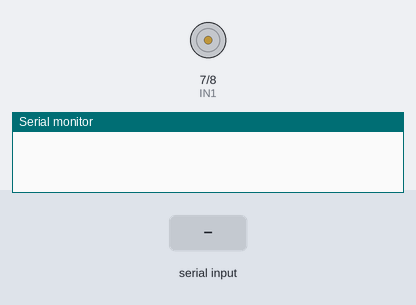
This sketch was run on a simulated Arduino Uno, built with avr-gcc and run on an emulated ATmega328P. Parts: motor-driver pin pairs drawn as motors (green arrow = first pin HIGH = forward, orange = second pin HIGH = backward, longer = more drive, scaled by the enable pin), the last lines printed to the serial monitor. The test bench sets the inputs (shaded band).

Above: at 1.2 s.
1.3 s: "1" received over the second serial link
At 1.8 s:
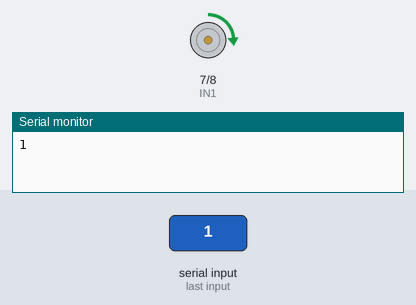
2.8 s: "0" received over the second serial link
At 4.3 s:
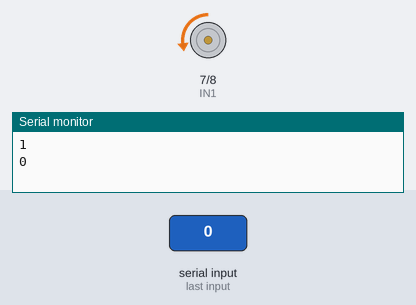
Timing chart, 0 to 5.8 s (numbered marks = the images above; inputs shaded):
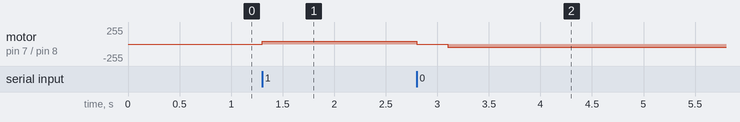

The sketch:

DC_slave.ino
```cpp
#include <SoftwareSerial.h>

SoftwareSerial BTSerial(10, 11); // Rx, Tx

int ENA = 9;
int IN1 = 7;
int IN2 = 8;

int currentDirection = -1; // -1: chưa có hướng, 0: nghịch, 1: thuận

void setup() {
  pinMode(ENA, OUTPUT);
  pinMode(IN1, OUTPUT);
  pinMode(IN2, OUTPUT);

  Serial.begin(9600);
  BTSerial.begin(38400);
}

void setMotor(int direction, int speed) {
  // Kiểm tra nếu đổi hướng thì delay
  if (currentDirection != -1 && currentDirection != direction) {
    digitalWrite(IN1, LOW);
    digitalWrite(IN2, LOW);
    analogWrite(ENA, 0);
    delay(300); // Delay khi đổi chiều
  }

  currentDirection = direction;

  if (direction == 1) { // Thuận
    digitalWrite(IN1, HIGH);
    digitalWrite(IN2, LOW);
  } else { // Nghịch
    digitalWrite(IN1, LOW);
    digitalWrite(IN2, HIGH);
  }

  analogWrite(ENA, speed);
}

void loop() {
  if (BTSerial.available()) {
    char data = BTSerial.read();
    Serial.println(data);

    if (data == '1') {
      setMotor(1, 38); // Thuận, tốc 100
    } else if (data == '0') {
      setMotor(0, 50); // Nghịch, tốc 50
    }
  }
}
```

Measured:
- after the input at 1.3 s, motor on pin 7 (IN1) / pin 8 (IN2): stopped → forward 38/255 at once
- after the input at 2.8 s, motor on pin 7 (IN1) / pin 8 (IN2): forward 38/255 → stopped at once, → backward 50/255 0.30 s later
